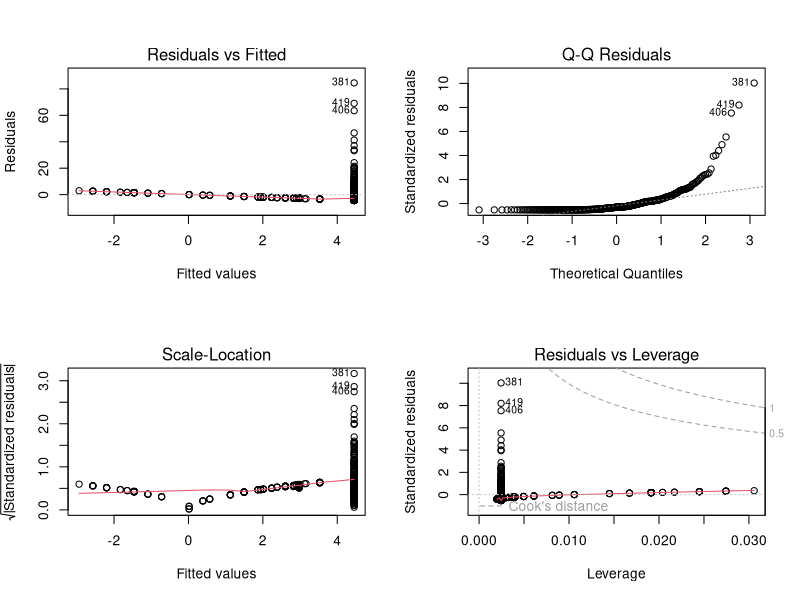
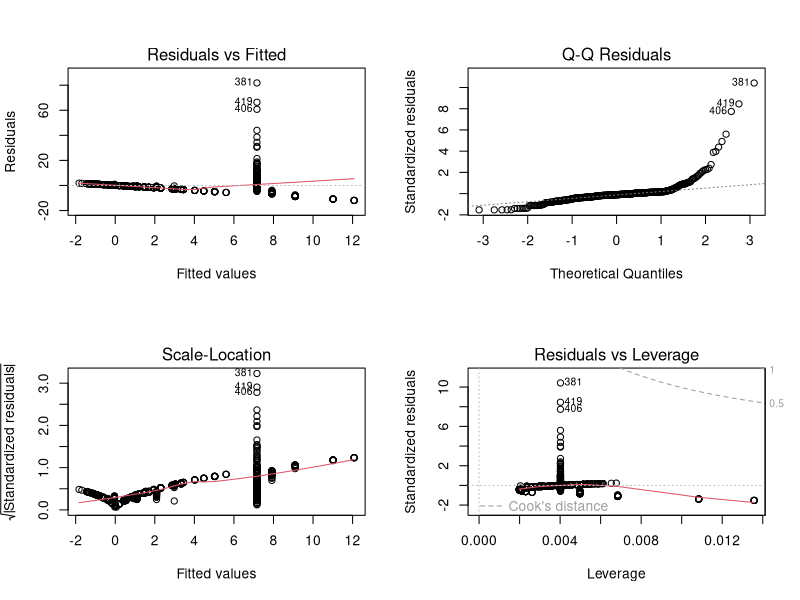
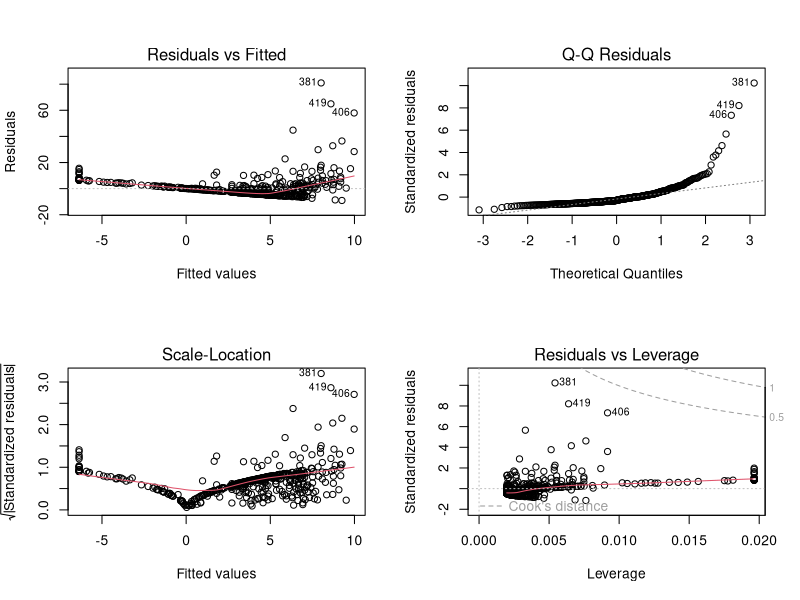
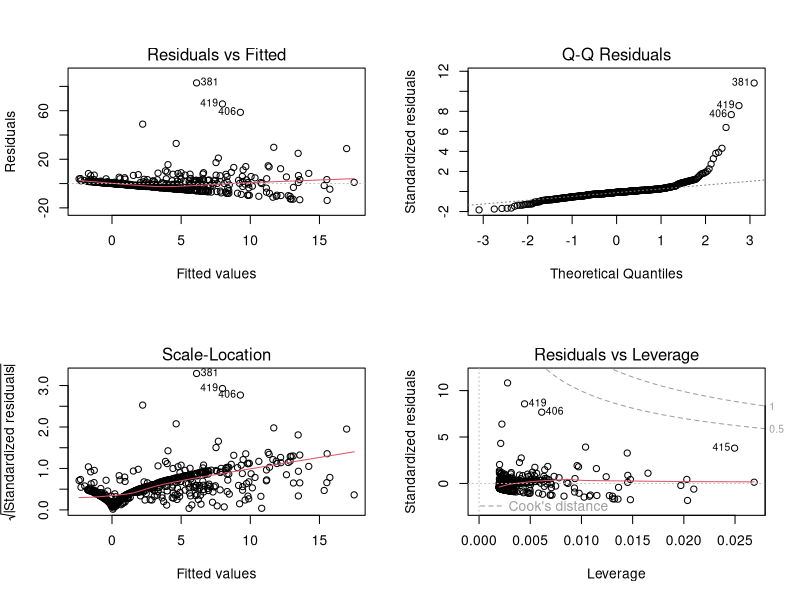
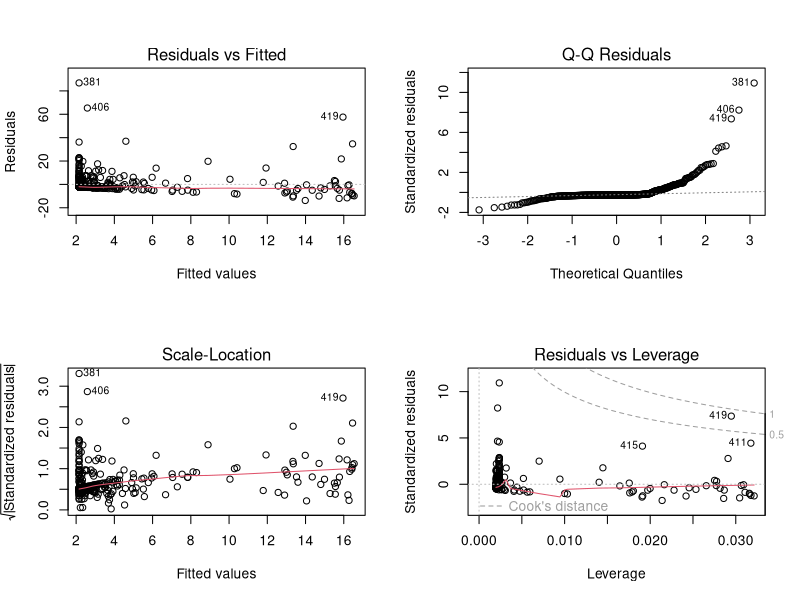
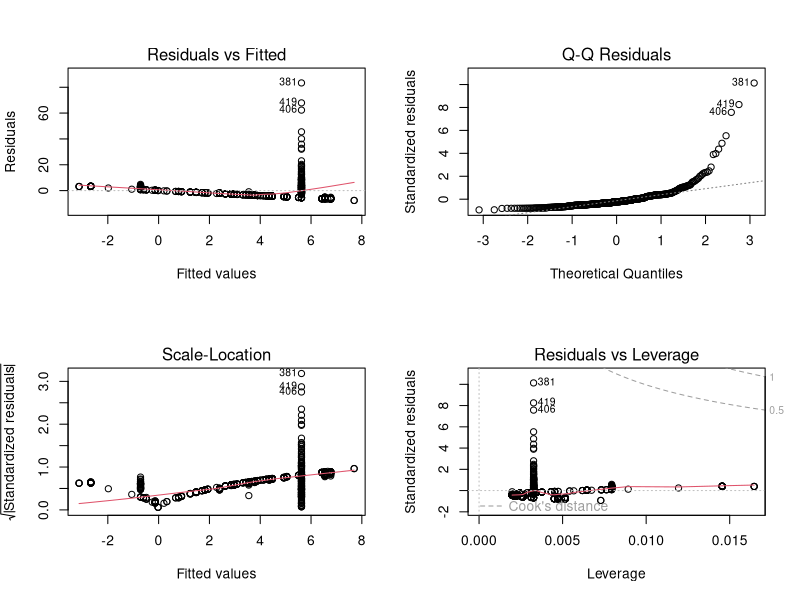
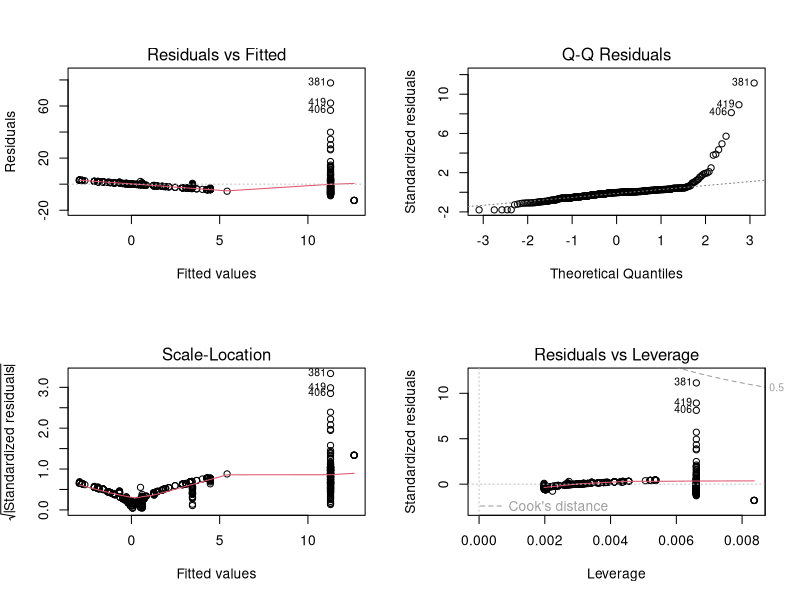
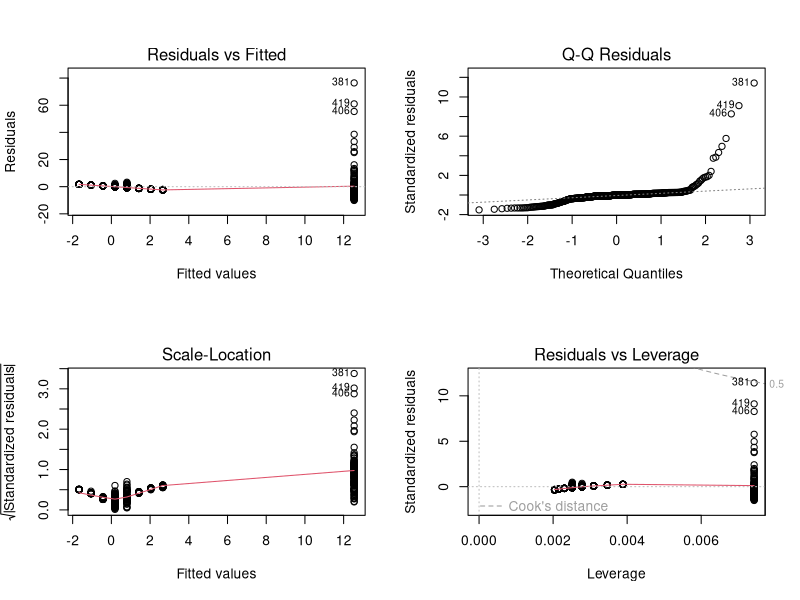

These figures' R source, in order: (Note: this script raises an error after producing the figures.)
library(MASS)
attach(Boston)
lm1 <- lm(crim ~ zn)
par(mfrow=c(2,2))
plot(lm1)

lm2 <- lm(crim ~ indus)
par(mfrow=c(2,2))
plot(lm2)

## F-statistic: 99.82 on 1 and 504 DF,  p-value: < 2.2e-16
chas <- as.factor(chas)
fit.chas <- lm(crim ~ chas)
par(mfrow=c(2,2))


fit.medv <- lm(crim ~ medv)
par(mfrow=c(2,2))
plot(fit.medv)

fit.lstat <- lm(crim ~ lstat)
par(mfrow=c(2,2))
plot(fit.lstat)

fit.black <- lm(crim ~ black)
par(mfrow=c(2,2))
plot(fit.black)

fit.ptratio <- lm(crim ~ ptratio)
par(mfrow=c(2,2))
plot(fit.ptratio)



fit.tax <- lm(crim ~ tax)
par(mfrow=c(2,2))
plot(fit.tax)

fit.rad <- lm(crim ~ rad)
par(mfrow=c(2,2))
plot(fit.rad)

fit.dis <- lm(crim ~ dis)
par(mfrow=c(2,2))
plot(fit.dis)

fit.nox <- lm(crim ~ nox)
par(mfrow=c(2,2))
plot(fit.nox)

fit.rm <- lm(crim ~ rm)
par(mfrow=c(2,2))
plot(fit.rm)


fit.age <- lm(crim ~ age)
par(mfrow=c(2,2))
plot(fit.age)


summary(fit.chas)








simple.reg <- vector("numeric",0)
simple.reg <- c(simple.reg,  lm1$coefficient[2])
simple.reg <- c(simple.reg, lm2$coefficient[2])
simple.reg <- c(simple.reg, chas$coefficient[2])
simple.reg <- c(simple.reg, fit.nox$coefficient[2])
simple.reg <- c(simple.reg, fit.rm$coefficient[2])
simple.reg <- c(simple.reg, fit.age$coefficient[2])
simple.reg <- c(simple.reg, fit.dis$coefficient[2])
simple.reg <- c(simple.reg, fit.rad$coefficient[2])
simple.reg <- c(simple.reg, fit.tax$coefficient[2])
simple.reg <- c(simple.reg, fit.ptratio$coefficient[2])
simple.reg <- c(simple.reg, fit.black$coefficient[2])
simple.reg <- c(simple.reg, fit.lstat$coefficient[2])
simple.reg <- c(simple.reg, fit.medv$coefficient[2])
mult.reg <- vector("numeric", 0)
mult.reg <- c(mult.reg, fit.all$coefficients)
mult.reg <- mult.reg[-1]
plot(simple.reg, mult.reg, col = "red")


